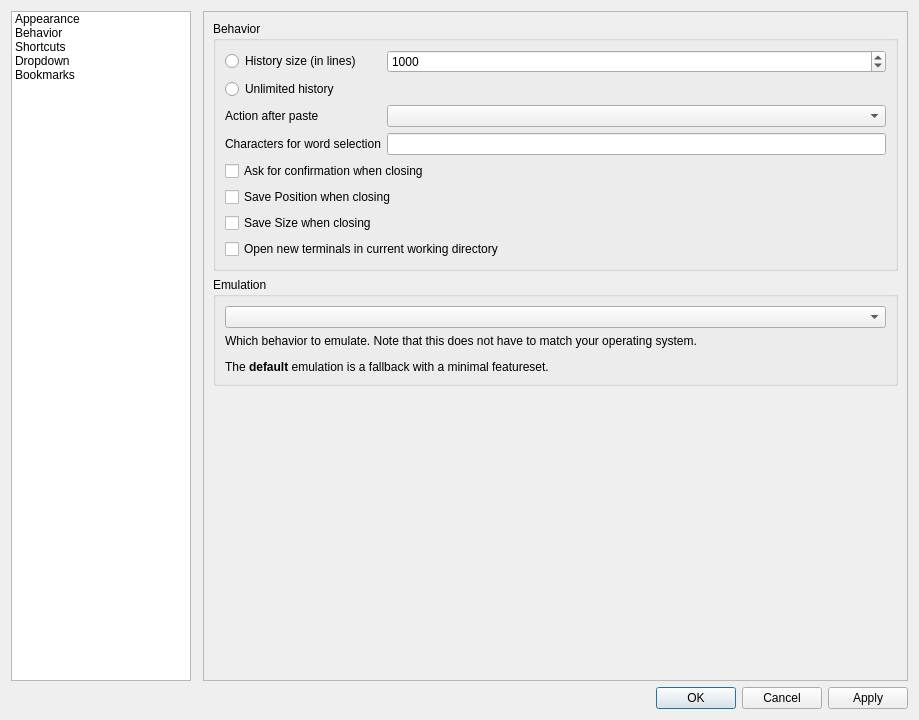
<?xml version="1.0" encoding="UTF-8"?>
<ui version="4.0">
 <class>PropertiesDialog</class>
 <widget class="QDialog" name="PropertiesDialog">
  <property name="geometry">
   <rect>
    <x>0</x>
    <y>0</y>
    <width>919</width>
    <height>720</height>
   </rect>
  </property>
  <property name="windowTitle">
   <string>Terminal settings</string>
  </property>
  <layout class="QGridLayout" name="gridLayout_4">
   <item row="2" column="0" colspan="3">
    <widget class="QDialogButtonBox" name="buttonBox">
     <property name="orientation">
      <enum>Qt::Horizontal</enum>
     </property>
     <property name="standardButtons">
      <set>QDialogButtonBox::Apply|QDialogButtonBox::Cancel|QDialogButtonBox::Ok</set>
     </property>
    </widget>
   </item>
   <item row="0" column="0">
    <widget class="QListWidget" name="listWidget">
     <property name="sizePolicy">
      <sizepolicy hsizetype="Expanding" vsizetype="Expanding">
       <horstretch>0</horstretch>
       <verstretch>0</verstretch>
      </sizepolicy>
     </property>
     <property name="minimumSize">
      <size>
       <width>150</width>
       <height>0</height>
      </size>
     </property>
     <property name="maximumSize">
      <size>
       <width>180</width>
       <height>16777215</height>
      </size>
     </property>
     <property name="horizontalScrollBarPolicy">
      <enum>Qt::ScrollBarAlwaysOff</enum>
     </property>
     <item>
      <property name="text">
       <string>Appearance</string>
      </property>
     </item>
     <item>
      <property name="text">
       <string>Behavior</string>
      </property>
     </item>
     <item>
      <property name="text">
       <string>Shortcuts</string>
      </property>
     </item>
     <item>
      <property name="text">
       <string>Dropdown</string>
      </property>
     </item>
     <item>
      <property name="text">
       <string>Bookmarks</string>
      </property>
     </item>
    </widget>
   </item>
   <item row="0" column="2">
    <widget class="QStackedWidget" name="stackedWidget">
     <property name="frameShape">
      <enum>QFrame::StyledPanel</enum>
     </property>
     <property name="currentIndex">
      <number>1</number>
     </property>
     <widget class="QWidget" name="appearancePage">
      <layout class="QGridLayout" name="gridLayout_3">
       <item row="8" column="0">
        <widget class="QCheckBox" name="hideTabBarCheckBox">
         <property name="text">
          <string>Hide tab bar with only one tab</string>
         </property>
        </widget>
       </item>
       <item row="2" column="1">
        <widget class="QComboBox" name="colorSchemaCombo"/>
       </item>
       <item row="2" column="0">
        <widget class="QLabel" name="label_5">
         <property name="text">
          <string>Color scheme</string>
         </property>
         <property name="buddy">
          <cstring>colorSchemaCombo</cstring>
         </property>
        </widget>
       </item>
       <item row="4" column="0">
        <widget class="QLabel" name="label_7">
         <property name="text">
          <string>Scrollbar position</string>
         </property>
         <property name="buddy">
          <cstring>scrollBarPos_comboBox</cstring>
         </property>
        </widget>
       </item>
       <item row="16" column="0">
        <widget class="QLabel" name="label_9">
         <property name="text">
          <string>Start with preset:</string>
         </property>
         <property name="buddy">
          <cstring>terminalPresetComboBox</cstring>
         </property>
        </widget>
       </item>
       <item row="4" column="1">
        <widget class="QComboBox" name="scrollBarPos_comboBox"/>
       </item>
       <item row="5" column="1">
        <widget class="QComboBox" name="tabsPos_comboBox"/>
       </item>
       <item row="9" column="0">
        <widget class="QCheckBox" name="highlightCurrentCheckBox">
         <property name="text">
          <string>Show a border around the current terminal</string>
         </property>
        </widget>
       </item>
       <item row="13" column="0">
        <widget class="QLabel" name="label">
         <property name="text">
          <string>Terminal transparency</string>
         </property>
         <property name="buddy">
          <cstring>termTransparencyBox</cstring>
         </property>
        </widget>
       </item>
       <item row="12" column="0">
        <widget class="QLabel" name="label_4">
         <property name="text">
          <string>Application transparency</string>
         </property>
         <property name="buddy">
          <cstring>appTransparencyBox</cstring>
         </property>
        </widget>
       </item>
       <item row="16" column="1">
        <widget class="QComboBox" name="terminalPresetComboBox">
         <item>
          <property name="text">
           <string>None (single terminal)</string>
          </property>
         </item>
         <item>
          <property name="text">
           <string>2 terminals horizontally</string>
          </property>
         </item>
         <item>
          <property name="text">
           <string>2 terminals vertically</string>
          </property>
         </item>
         <item>
          <property name="text">
           <string>4 terminals</string>
          </property>
         </item>
        </widget>
       </item>
       <item row="12" column="1">
        <widget class="QSpinBox" name="appTransparencyBox">
         <property name="suffix">
          <string> %</string>
         </property>
         <property name="minimum">
          <number>0</number>
         </property>
         <property name="maximum">
          <number>99</number>
         </property>
         <property name="value">
          <number>0</number>
         </property>
        </widget>
       </item>
       <item row="0" column="0" rowspan="2" colspan="2">
        <widget class="QWidget" name="fontWidget" native="true">
         <layout class="QHBoxLayout" name="horizontalLayout_2">
          <property name="leftMargin">
           <number>0</number>
          </property>
          <property name="topMargin">
           <number>0</number>
          </property>
          <property name="rightMargin">
           <number>0</number>
          </property>
          <property name="bottomMargin">
           <number>0</number>
          </property>
          <item>
           <widget class="QLabel" name="fontLabel">
            <property name="text">
             <string>Font</string>
            </property>
            <property name="buddy">
             <cstring>changeFontButton</cstring>
            </property>
           </widget>
          </item>
          <item>
           <spacer name="fontSpacer">
            <property name="orientation">
             <enum>Qt::Horizontal</enum>
            </property>
            <property name="sizeHint" stdset="0">
             <size>
              <width>40</width>
              <height>20</height>
             </size>
            </property>
           </spacer>
          </item>
          <item>
           <widget class="QLabel" name="fontSampleLabel">
            <property name="frameShape">
             <enum>QFrame::StyledPanel</enum>
            </property>
            <property name="text">
             <string/>
            </property>
            <property name="wordWrap">
             <bool>false</bool>
            </property>
           </widget>
          </item>
          <item>
           <widget class="QPushButton" name="changeFontButton">
            <property name="text">
             <string>&amp;Change...</string>
            </property>
           </widget>
          </item>
         </layout>
        </widget>
       </item>
       <item row="3" column="1">
        <widget class="QComboBox" name="styleComboBox"/>
       </item>
       <item row="5" column="0">
        <widget class="QLabel" name="label_8">
         <property name="text">
          <string>Tabs position</string>
         </property>
         <property name="buddy">
          <cstring>tabsPos_comboBox</cstring>
         </property>
        </widget>
       </item>
       <item row="6" column="1">
        <widget class="QComboBox" name="keybCursorShape_comboBox"/>
       </item>
       <item row="13" column="1">
        <widget class="QSpinBox" name="termTransparencyBox">
         <property name="suffix">
          <string> %</string>
         </property>
         <property name="minimum">
          <number>0</number>
         </property>
         <property name="maximum">
          <number>100</number>
         </property>
         <property name="value">
          <number>0</number>
         </property>
        </widget>
       </item>
       <item row="3" column="0">
        <widget class="QLabel" name="label_6">
         <property name="text">
          <string>Widget style</string>
         </property>
         <property name="buddy">
          <cstring>styleComboBox</cstring>
         </property>
        </widget>
       </item>
       <item row="17" column="0" colspan="2">
        <spacer name="verticalSpacer_3">
         <property name="orientation">
          <enum>Qt::Vertical</enum>
         </property>
         <property name="sizeHint" stdset="0">
          <size>
           <width>20</width>
           <height>0</height>
          </size>
         </property>
        </spacer>
       </item>
       <item row="7" column="0">
        <widget class="QCheckBox" name="showMenuCheckBox">
         <property name="text">
          <string>Show the menu bar</string>
         </property>
        </widget>
       </item>
       <item row="6" column="0">
        <widget class="QLabel" name="label_12">
         <property name="text">
          <string>Keyboard cursor shape</string>
         </property>
         <property name="buddy">
          <cstring>keybCursorShape_comboBox</cstring>
         </property>
        </widget>
       </item>
       <item row="10" column="0" colspan="2">
        <widget class="QCheckBox" name="changeWindowTitleCheckBox">
         <property name="text">
          <string>Change window title based on current terminal</string>
         </property>
        </widget>
       </item>
       <item row="11" column="0" colspan="2">
        <widget class="QCheckBox" name="changeWindowIconCheckBox">
         <property name="text">
          <string>Change window icon based on current terminal</string>
         </property>
        </widget>
       </item>
       <item row="15" column="0">
        <widget class="QLabel" name="label_13">
         <property name="text">
          <string>Background image:</string>
         </property>
        </widget>
       </item>
       <item row="15" column="1">
        <layout class="QHBoxLayout" name="horizontalLayout_3">
         <item>
          <widget class="QLineEdit" name="backgroundImageLineEdit"/>
         </item>
         <item>
          <widget class="QPushButton" name="chooseBackgroundImageButton">
           <property name="text">
            <string>Select</string>
           </property>
          </widget>
         </item>
        </layout>
       </item>
      </layout>
     </widget>
     <widget class="QWidget" name="behaviorPage">
      <layout class="QGridLayout" name="gridLayout_5">
       <item row="1" column="0">
        <widget class="QGroupBox" name="groupBox_4">
         <property name="title">
          <string>Emulation</string>
         </property>
         <layout class="QGridLayout" name="gridLayout_6">
          <item row="0" column="0">
           <widget class="QComboBox" name="emulationComboBox"/>
          </item>
          <item row="1" column="0">
           <widget class="QLabel" name="label_2">
            <property name="text">
             <string>&lt;html&gt;&lt;head/&gt;&lt;body&gt;&lt;p&gt;Which behavior to emulate. Note that this does not have to match your operating system.&lt;/p&gt;&lt;p&gt;The &lt;span style=&quot; font-weight:600;&quot;&gt;default&lt;/span&gt; emulation is a fallback with a minimal featureset.&lt;/p&gt;&lt;/body&gt;&lt;/html&gt;</string>
            </property>
            <property name="textFormat">
             <enum>Qt::RichText</enum>
            </property>
            <property name="wordWrap">
             <bool>true</bool>
            </property>
           </widget>
          </item>
         </layout>
        </widget>
       </item>
       <item row="0" column="0">
        <widget class="QGroupBox" name="groupBox_2">
         <property name="title">
          <string>Behavior</string>
         </property>
         <layout class="QGridLayout" name="gridLayout_2">
          <item row="2" column="0">
           <widget class="QLabel" name="label_3">
            <property name="text">
             <string>Action after paste</string>
            </property>
            <property name="buddy">
             <cstring>motionAfterPasting_comboBox</cstring>
            </property>
           </widget>
          </item>
          <item row="0" column="1">
           <widget class="QSpinBox" name="historyLimitedTo">
            <property name="minimum">
             <number>100</number>
            </property>
            <property name="maximum">
             <number>1000000</number>
            </property>
            <property name="value">
             <number>1000</number>
            </property>
           </widget>
          </item>
          <item row="7" column="0" colspan="2">
           <widget class="QCheckBox" name="useCwdCheckBox">
            <property name="text">
             <string>Open new terminals in current working directory</string>
            </property>
           </widget>
          </item>
          <item row="6" column="0" colspan="2">
           <widget class="QCheckBox" name="saveSizeOnExitCheckBox">
            <property name="text">
             <string>Save Size when closing</string>
            </property>
           </widget>
          </item>
          <item row="5" column="0" colspan="2">
           <widget class="QCheckBox" name="savePosOnExitCheckBox">
            <property name="text">
             <string>Save Position when closing</string>
            </property>
           </widget>
          </item>
          <item row="2" column="1">
           <widget class="QComboBox" name="motionAfterPasting_comboBox"/>
          </item>
          <item row="4" column="0" colspan="2">
           <widget class="QCheckBox" name="askOnExitCheckBox">
            <property name="text">
             <string>Ask for confirmation when closing</string>
            </property>
           </widget>
          </item>
          <item row="1" column="0" colspan="2">
           <widget class="QRadioButton" name="historyUnlimited">
            <property name="text">
             <string>Unlimited history</string>
            </property>
           </widget>
          </item>
          <item row="0" column="0">
           <widget class="QRadioButton" name="historyLimited">
            <property name="text">
             <string>History size (in lines)</string>
            </property>
           </widget>
          </item>
          <item row="3" column="0">
           <widget class="QLabel" name="label_14">
            <property name="text">
             <string>Characters for word selection</string>
            </property>
           </widget>
          </item>
          <item row="3" column="1">
           <widget class="QLineEdit" name="wordCharactersLineEdit"/>
          </item>
         </layout>
        </widget>
       </item>
       <item row="2" column="0">
        <spacer name="verticalSpacer_2">
         <property name="orientation">
          <enum>Qt::Vertical</enum>
         </property>
         <property name="sizeHint" stdset="0">
          <size>
           <width>20</width>
           <height>57</height>
          </size>
         </property>
        </spacer>
       </item>
      </layout>
     </widget>
     <widget class="QWidget" name="shortcutsPage">
      <layout class="QVBoxLayout" name="verticalLayout">
       <item>
        <widget class="QTableWidget" name="shortcutsWidget">
         <property name="alternatingRowColors">
          <bool>true</bool>
         </property>
         <property name="verticalScrollMode">
          <enum>QAbstractItemView::ScrollPerPixel</enum>
         </property>
         <property name="horizontalScrollMode">
          <enum>QAbstractItemView::ScrollPerPixel</enum>
         </property>
         <property name="sortingEnabled">
          <bool>true</bool>
         </property>
         <attribute name="horizontalHeaderDefaultSectionSize">
          <number>105</number>
         </attribute>
         <attribute name="horizontalHeaderStretchLastSection">
          <bool>true</bool>
         </attribute>
         <attribute name="verticalHeaderVisible">
          <bool>false</bool>
         </attribute>
         <column>
          <property name="text">
           <string>Shortcut</string>
          </property>
         </column>
         <column>
          <property name="text">
           <string>Key</string>
          </property>
         </column>
        </widget>
       </item>
      </layout>
     </widget>
     <widget class="QWidget" name="dropdownPage">
      <layout class="QVBoxLayout" name="verticalLayout_3">
       <item>
        <widget class="QCheckBox" name="dropShowOnStartCheckBox">
         <property name="text">
          <string>Show on start</string>
         </property>
        </widget>
       </item>
       <item>
        <widget class="QGroupBox" name="groupBox_3">
         <property name="title">
          <string>Size</string>
         </property>
         <layout class="QVBoxLayout" name="verticalLayout_2">
          <item>
           <layout class="QFormLayout" name="formLayout">
            <property name="fieldGrowthPolicy">
             <enum>QFormLayout::ExpandingFieldsGrow</enum>
            </property>
            <item row="0" column="0">
             <widget class="QLabel" name="dropHeightLabel">
              <property name="text">
               <string>Height</string>
              </property>
              <property name="buddy">
               <cstring>dropHeightSpinBox</cstring>
              </property>
             </widget>
            </item>
            <item row="0" column="1">
             <widget class="QSpinBox" name="dropHeightSpinBox">
              <property name="suffix">
               <string>%</string>
              </property>
             </widget>
            </item>
            <item row="1" column="0">
             <widget class="QLabel" name="dropWidthLabel">
              <property name="text">
               <string>Width</string>
              </property>
              <property name="buddy">
               <cstring>dropWidthSpinBox</cstring>
              </property>
             </widget>
            </item>
            <item row="1" column="1">
             <widget class="QSpinBox" name="dropWidthSpinBox">
              <property name="suffix">
               <string>%</string>
              </property>
             </widget>
            </item>
           </layout>
          </item>
         </layout>
        </widget>
       </item>
       <item>
        <layout class="QFormLayout" name="formLayout_2">
         <item row="0" column="0">
          <widget class="QLabel" name="dropShortCutLabel">
           <property name="text">
            <string>Shortcut:</string>
           </property>
           <property name="buddy">
            <cstring>dropShortCutEdit</cstring>
           </property>
          </widget>
         </item>
         <item row="0" column="1">
          <widget class="QLineEdit" name="dropShortCutEdit"/>
         </item>
        </layout>
       </item>
       <item>
        <spacer name="verticalSpacer_5">
         <property name="orientation">
          <enum>Qt::Vertical</enum>
         </property>
         <property name="sizeHint" stdset="0">
          <size>
           <width>20</width>
           <height>78</height>
          </size>
         </property>
        </spacer>
       </item>
      </layout>
     </widget>
     <widget class="QWidget" name="bookmarksPage">
      <layout class="QGridLayout" name="gridLayout_9">
       <item row="3" column="0">
        <widget class="QGroupBox" name="groupBox_5">
         <property name="title">
          <string>Edit bookmark file contents</string>
         </property>
         <layout class="QGridLayout" name="gridLayout_10">
          <item row="0" column="0">
           <widget class="QPlainTextEdit" name="bookmarkPlainEdit">
            <property name="font">
             <font>
              <family>Bera Sans Mono [bitstream]</family>
              <pointsize>11</pointsize>
             </font>
            </property>
            <property name="lineWrapMode">
             <enum>QPlainTextEdit::NoWrap</enum>
            </property>
           </widget>
          </item>
         </layout>
        </widget>
       </item>
       <item row="0" column="0">
        <widget class="QCheckBox" name="useBookmarksCheckBox">
         <property name="text">
          <string>Enable bookmarks</string>
         </property>
        </widget>
       </item>
       <item row="1" column="0">
        <layout class="QHBoxLayout" name="horizontalLayout">
         <item>
          <widget class="QLabel" name="label_10">
           <property name="text">
            <string>Bookmark file</string>
           </property>
           <property name="buddy">
            <cstring>bookmarksLineEdit</cstring>
           </property>
          </widget>
         </item>
         <item>
          <widget class="QLineEdit" name="bookmarksLineEdit"/>
         </item>
         <item>
          <widget class="QPushButton" name="bookmarksButton">
           <property name="text">
            <string>Find...</string>
           </property>
          </widget>
         </item>
        </layout>
       </item>
       <item row="2" column="0">
        <widget class="QLabel" name="label_11">
         <property name="text">
          <string>You can specify your own bookmarks file location. It allows easy bookmark sharing with tools like OwnCloud or Dropbox.</string>
         </property>
         <property name="wordWrap">
          <bool>true</bool>
         </property>
        </widget>
       </item>
      </layout>
     </widget>
    </widget>
   </item>
  </layout>
 </widget>
 <tabstops>
  <tabstop>listWidget</tabstop>
  <tabstop>changeFontButton</tabstop>
  <tabstop>colorSchemaCombo</tabstop>
  <tabstop>styleComboBox</tabstop>
  <tabstop>scrollBarPos_comboBox</tabstop>
  <tabstop>tabsPos_comboBox</tabstop>
  <tabstop>keybCursorShape_comboBox</tabstop>
  <tabstop>showMenuCheckBox</tabstop>
  <tabstop>hideTabBarCheckBox</tabstop>
  <tabstop>highlightCurrentCheckBox</tabstop>
  <tabstop>changeWindowTitleCheckBox</tabstop>
  <tabstop>changeWindowIconCheckBox</tabstop>
  <tabstop>appTransparencyBox</tabstop>
  <tabstop>termTransparencyBox</tabstop>
  <tabstop>backgroundImageLineEdit</tabstop>
  <tabstop>chooseBackgroundImageButton</tabstop>
  <tabstop>terminalPresetComboBox</tabstop>
  <tabstop>historyLimited</tabstop>
  <tabstop>historyLimitedTo</tabstop>
  <tabstop>historyUnlimited</tabstop>
  <tabstop>motionAfterPasting_comboBox</tabstop>
  <tabstop>askOnExitCheckBox</tabstop>
  <tabstop>savePosOnExitCheckBox</tabstop>
  <tabstop>saveSizeOnExitCheckBox</tabstop>
  <tabstop>useCwdCheckBox</tabstop>
  <tabstop>emulationComboBox</tabstop>
  <tabstop>shortcutsWidget</tabstop>
  <tabstop>dropShowOnStartCheckBox</tabstop>
  <tabstop>dropHeightSpinBox</tabstop>
  <tabstop>dropWidthSpinBox</tabstop>
  <tabstop>dropShortCutEdit</tabstop>
  <tabstop>useBookmarksCheckBox</tabstop>
  <tabstop>bookmarksLineEdit</tabstop>
  <tabstop>bookmarksButton</tabstop>
  <tabstop>bookmarkPlainEdit</tabstop>
 </tabstops>
 <resources/>
 <connections>
  <connection>
   <sender>buttonBox</sender>
   <signal>accepted()</signal>
   <receiver>PropertiesDialog</receiver>
   <slot>accept()</slot>
   <hints>
    <hint type="sourcelabel">
     <x>224</x>
     <y>227</y>
    </hint>
    <hint type="destinationlabel">
     <x>157</x>
     <y>248</y>
    </hint>
   </hints>
  </connection>
  <connection>
   <sender>buttonBox</sender>
   <signal>rejected()</signal>
   <receiver>PropertiesDialog</receiver>
   <slot>reject()</slot>
   <hints>
    <hint type="sourcelabel">
     <x>292</x>
     <y>233</y>
    </hint>
    <hint type="destinationlabel">
     <x>286</x>
     <y>248</y>
    </hint>
   </hints>
  </connection>
  <connection>
   <sender>listWidget</sender>
   <signal>currentRowChanged(int)</signal>
   <receiver>stackedWidget</receiver>
   <slot>setCurrentIndex(int)</slot>
   <hints>
    <hint type="sourcelabel">
     <x>96</x>
     <y>70</y>
    </hint>
    <hint type="destinationlabel">
     <x>147</x>
     <y>24</y>
    </hint>
   </hints>
  </connection>
 </connections>
</ui>
